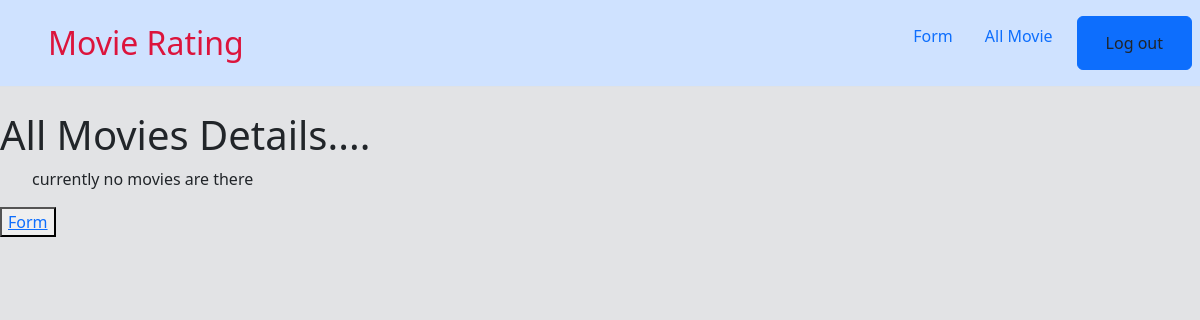
Before: /all/ (signed in) with the older database file.
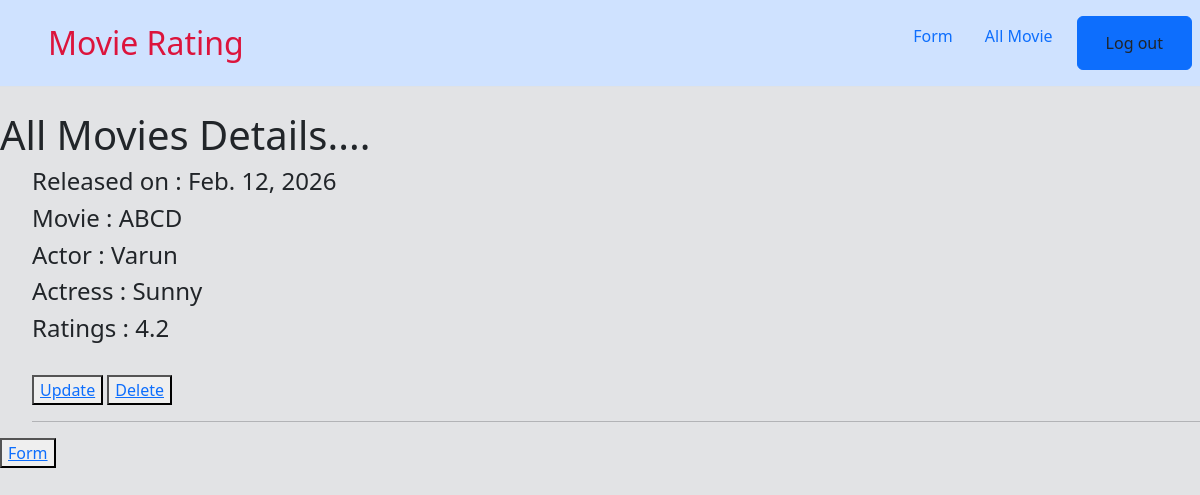
After: the same page with the newer database file.
### movieapp/models.py (models this page shows)
class MovieModel(models.Model):
    releasedate = models.DateField()
    moviename = models.CharField(max_length=100)
    actor = models.CharField(max_length=100)
    actress = models.CharField(max_length=100)
    rating = models.DecimalField(max_digits=2,decimal_places=1)

### movieapp/views.py (the view)
# urls.py: path('all/',views.all_movies,name='movies'),
@login_required
def all_movies(request):
    movies=MovieModel.objects.all()
    return render(request,'movies.html',{'movies':movies})

### movieapp/templates/movies.html
{% extends "base.html" %}
{% block content %}
    <h1>All Movies Details....</h1>
    <ul>
        {% for i in movies %}
        <h4>Released on : {{i.releasedate}}</h4>
        <h4>Movie  : {{i.moviename}}</h4>
        <h4>Actor  : {{i.actor}}</h4>
        <h4>Actress  : {{i.actress}}</h4>
        <h4>Ratings  : {{i.rating}}</h4>
        <br>
        <button><a href="{% url 'update' i.id %}">Update</a></button>
        <button><a href="{% url 'delete' i.id %}">Delete</a></button>
        <hr>
        {% empty %}
        <p>currently no movies are there</p>
        {% endfor %}
    </ul>
    <button><a href="{% url 'form' %}">Form</a></button>
{% endblock  %}

### movieapp/templates/base.html (shortened to what this page needs)
<!DOCTYPE html>
<html lang="en">
<head>
    <link href="https://cdn.jsdelivr.net/npm/bootstrap@5.3.8/dist/css/bootstrap.min.css" rel="stylesheet">
</head>
<body class="bg-secondary-subtle">
    <header class="d-flex flex-wrap justify-content-center py-3 mb-4 border-bottom bg-primary-subtle">
        <a href="/" class="d-flex align-items-center mb-3 mb-md-0 me-md-auto link-body-emphasis text-decoration-none">
            <svg class="bi me-2" width="40" height="32" aria-hidden="true">
                <use xlink:href="#bootstrap"></use>
            </svg>
            <span class="fs-2 " style="color: crimson;">Movie Rating</span>
        </a>
        <ul class="nav nav-pills">
            {% if user.is_authenticated %}
            <li class="nav-item"><a href="{% url "form" %}" class="nav-link">Form</a></li>
            <li class="nav-item"><a href="{% url "movies" %}" class="nav-link">All Movie</a></li>
            <li class="nav-item px-2"><button type="button" class="btn btn-primary"><a href="{% url 'logout' %}" class="nav-link text-dark">Log out</a></button></li>
            {% endif %}
        </ul>
    </header>
    {% block content %}
    {% endblock %}
</body>
</html>

Changed rows visible on the page:
added MovieModel: releasedate "Feb. 12, 2026", moviename "ABCD", actor "Varun", actress "Sunny", rating "4.2"
Other visible differences:
text no longer shown: "currently no movies are there"
